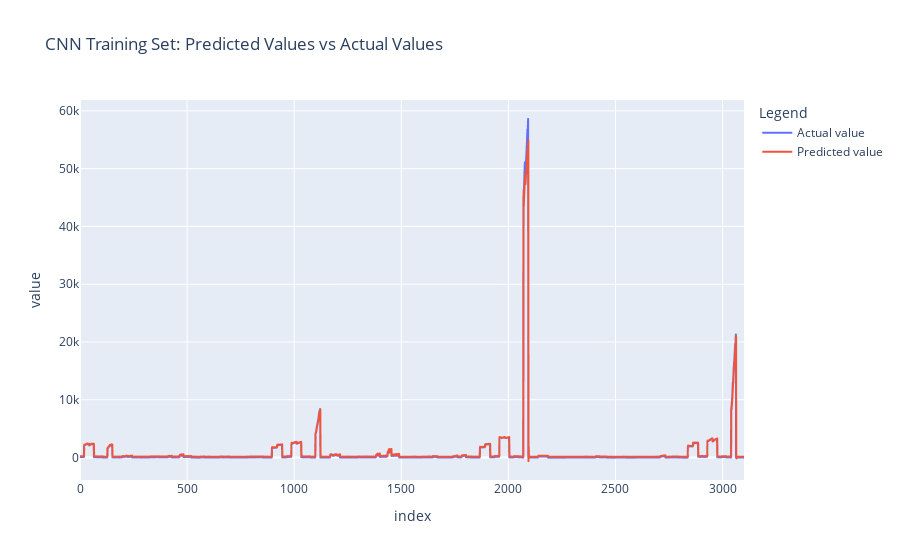
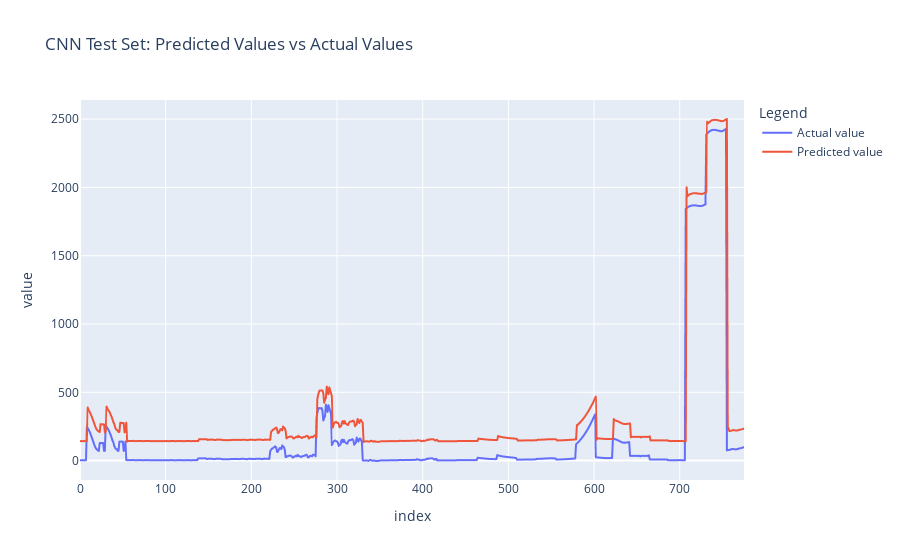
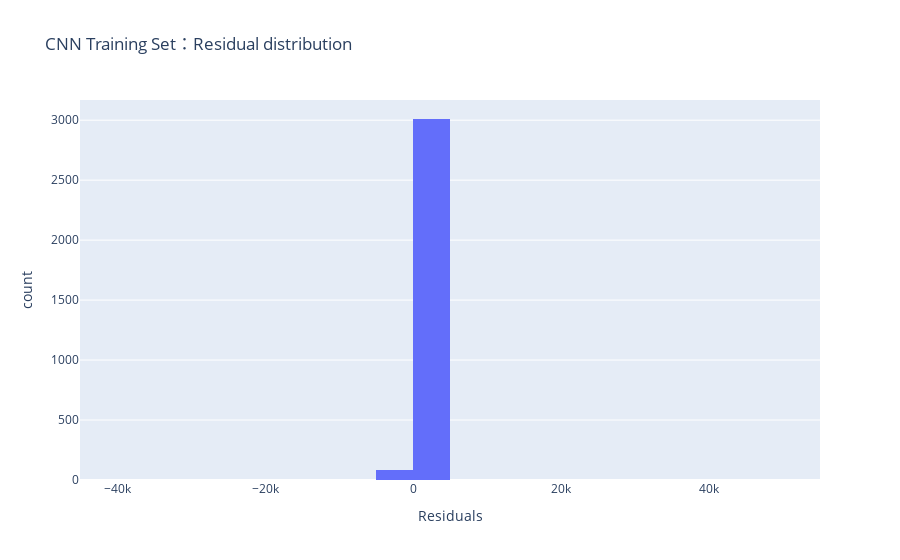
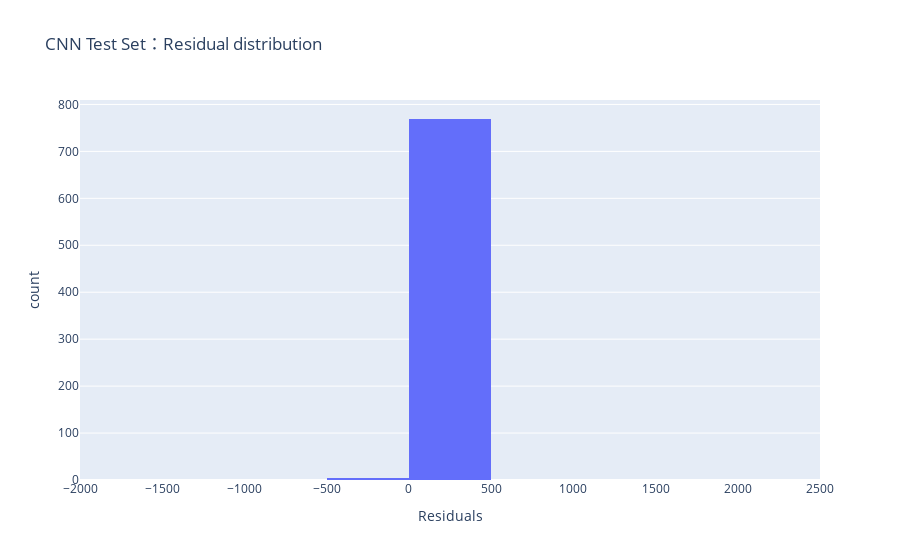

Source (notebook cell) for these figures, in order:
### Code cell
# Prepare DataFrame

# Training Set Prediction & Inverse Normalization
y_pred_train_cnn = cnn_model.predict(X_train)
y_pred_train_cnn_inv = scaler.inverse_transform(y_pred_train_cnn)
y_train_inv = scaler.inverse_transform(y_train)

df_train_cnn = pd.DataFrame({
    'index': np.arange(len(y_train_inv)),
    'actual': y_train_inv.flatten(),
    'predicted': y_pred_train_cnn_inv.flatten()
})

# Test Set Prediction & Inverse Normalization
df_test_cnn = pd.DataFrame({
    'index': np.arange(len(y_test_inv)),
    'actual': y_test_inv.flatten(),
    'predicted': y_pred_cnn_inv.flatten()
})

# 1. Predicted vs Actual Line Chart

def plot_pred_vs_actual(df, title):
    fig = px.line(df, x='index', y=['actual','predicted'],
                  labels={'value':'value','index':'index'},
                  title=title)
    fig.data[0].name = 'Actual value'
    fig.data[1].name = 'Predicted value'
    fig.update_layout(legend_title_text='Legend')
    fig.show()

plot_pred_vs_actual(df_train_cnn, 'CNN Training Set: Predicted Values vs Actual Values')
plot_pred_vs_actual(df_test_cnn,  'CNN Test Set: Predicted Values vs Actual Values')

# 2. Residual Distribution Histogram

for df, tag in [(df_train_cnn, 'CNN Training Set'), (df_test_cnn, 'CNN Test Set')]:
    df['residual'] = df['predicted'] - df['actual']
    fig = px.histogram(df, x='residual', nbins=20,
                       labels={'residual':'Residuals','count':'Frequency'},
                       title=f'{tag}：Residual distribution')
    fig.show()


# 3. 损失随 Epoch 变化

loss_values_cnn = history_cnn.history['loss']
df_loss_cnn = pd.DataFrame({
    'epoch': np.arange(1, len(loss_values_cnn)+1),
    'loss': loss_values_cnn
})

fig = px.line(df_loss_cnn, x='epoch', y='loss',
              labels={'epoch':'Epoch','loss':'Training Loss'},
              title='CNN training loss changes with Epoch')
fig.update_traces(mode='lines+markers')
fig.show()

### Figure 1 — Plotly figure (JSON) as saved in the notebook; plotly's stock layout.template omitted (floating-point values rounded to 4 significant figures; data arrays with more than 128 entries replaced by an {"elided": "..."} marker saying what was removed)
{"data": [{"hovertemplate": "variable=actual<br>index=%{x}<br>value=%{y}<extra></extra>", "legendgroup": "actual", "line": {"color": "#636efa", "dash": "solid"}, "marker": {"symbol": "circle"}, "mode": "lines", "name": "Actual value", "showlegend": true, "type": "scattergl", "x": {"elided": "3101 int values"}, "xaxis": "x", "y": {"elided": "3101 float values"}, "yaxis": "y"}, {"hovertemplate": "variable=predicted<br>index=%{x}<br>value=%{y}<extra></extra>", "legendgroup": "predicted", "line": {"color": "#EF553B", "dash": "solid"}, "marker": {"symbol": "circle"}, "mode": "lines", "name": "Predicted value", "showlegend": true, "type": "scattergl", "x": {"elided": "3101 int values"}, "xaxis": "x", "y": {"elided": "3101 float values"}, "yaxis": "y"}], "layout": {"legend": {"title": {"text": "Legend"}, "tracegroupgap": 0}, "title": {"text": "CNN Training Set: Predicted Values vs Actual Values"}, "xaxis": {"anchor": "y", "domain": [0, 1], "title": {"text": "index"}}, "yaxis": {"anchor": "x", "domain": [0, 1], "title": {"text": "value"}}}}

### Figure 2 — Plotly figure (JSON) as saved in the notebook; plotly's stock layout.template omitted (floating-point values rounded to 4 significant figures; data arrays with more than 128 entries replaced by an {"elided": "..."} marker saying what was removed)
{"data": [{"hovertemplate": "variable=actual<br>index=%{x}<br>value=%{y}<extra></extra>", "legendgroup": "actual", "line": {"color": "#636efa", "dash": "solid"}, "marker": {"symbol": "circle"}, "mode": "lines", "name": "Actual value", "showlegend": true, "type": "scattergl", "x": {"elided": "776 int values"}, "xaxis": "x", "y": {"elided": "776 float values"}, "yaxis": "y"}, {"hovertemplate": "variable=predicted<br>index=%{x}<br>value=%{y}<extra></extra>", "legendgroup": "predicted", "line": {"color": "#EF553B", "dash": "solid"}, "marker": {"symbol": "circle"}, "mode": "lines", "name": "Predicted value", "showlegend": true, "type": "scattergl", "x": {"elided": "776 int values"}, "xaxis": "x", "y": {"elided": "776 float values"}, "yaxis": "y"}], "layout": {"legend": {"title": {"text": "Legend"}, "tracegroupgap": 0}, "title": {"text": "CNN Test Set: Predicted Values vs Actual Values"}, "xaxis": {"anchor": "y", "domain": [0, 1], "title": {"text": "index"}}, "yaxis": {"anchor": "x", "domain": [0, 1], "title": {"text": "value"}}}}

### Figure 3 — Plotly figure (JSON) as saved in the notebook; plotly's stock layout.template omitted (floating-point values rounded to 4 significant figures; data arrays with more than 128 entries replaced by an {"elided": "..."} marker saying what was removed)
{"data": [{"bingroup": "x", "hovertemplate": "Residuals=%{x}<br>count=%{y}<extra></extra>", "legendgroup": "", "marker": {"color": "#636efa", "pattern": {"shape": ""}}, "name": "", "nbinsx": 20, "orientation": "v", "showlegend": false, "type": "histogram", "x": {"elided": "3101 float values"}, "xaxis": "x", "yaxis": "y"}], "layout": {"barmode": "relative", "legend": {"tracegroupgap": 0}, "title": {"text": "CNN Training Set：Residual distribution"}, "xaxis": {"anchor": "y", "domain": [0, 1], "title": {"text": "Residuals"}}, "yaxis": {"anchor": "x", "domain": [0, 1], "title": {"text": "count"}}}}

### Figure 4 — Plotly figure (JSON) as saved in the notebook; plotly's stock layout.template omitted (floating-point values rounded to 4 significant figures; data arrays with more than 128 entries replaced by an {"elided": "..."} marker saying what was removed)
{"data": [{"bingroup": "x", "hovertemplate": "Residuals=%{x}<br>count=%{y}<extra></extra>", "legendgroup": "", "marker": {"color": "#636efa", "pattern": {"shape": ""}}, "name": "", "nbinsx": 20, "orientation": "v", "showlegend": false, "type": "histogram", "x": {"elided": "776 float values"}, "xaxis": "x", "yaxis": "y"}], "layout": {"barmode": "relative", "legend": {"tracegroupgap": 0}, "title": {"text": "CNN Test Set：Residual distribution"}, "xaxis": {"anchor": "y", "domain": [0, 1], "title": {"text": "Residuals"}}, "yaxis": {"anchor": "x", "domain": [0, 1], "title": {"text": "count"}}}}
